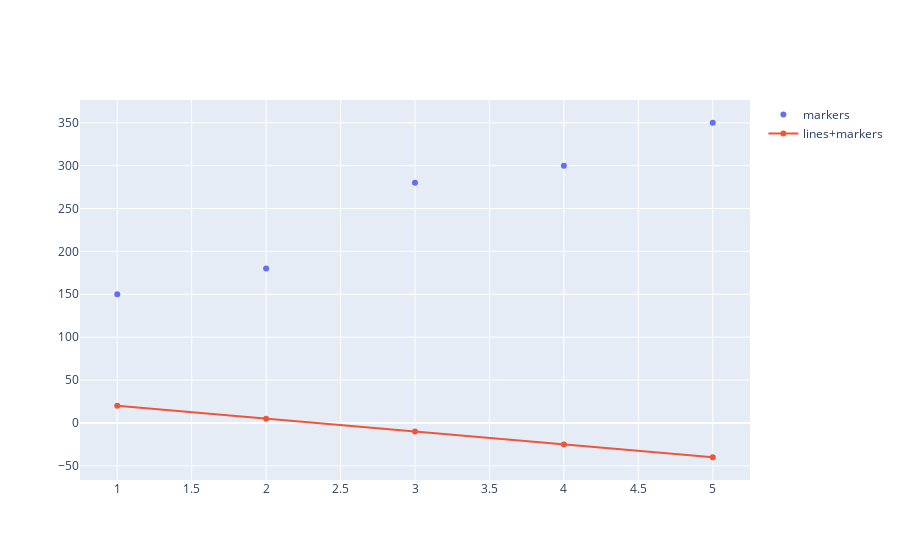

The notebook cell saved with this chart:
### Markdown cell above
### Select a Random Line Equation

### Code cell
# First Iteration start randomly
house_price_base = [] #np.array([20, 5, -10, -30, -50])
rooms_base = np.array([1, 2, 3, 4, 5])
for room in rooms_base:
    house_price_base.append(35 + room*15*-1)

# y = 100 + X50, Here X is Slope and 100 is y-Intercept
house_price = np.array([150, 180, 280, 300, 350])
rooms = np.array([1, 2, 3, 4, 5])

import plotly.graph_objects as go
import numpy as np

fig = go.Figure()

fig.add_trace(go.Scatter(x=rooms, y=house_price,
                    mode='markers',
                    name='markers'))
fig.add_trace(go.Scatter(x=rooms_base, y=house_price_base,
                    mode='lines+markers',
                    name='lines+markers'))

fig.show()

### Figure 1 — Plotly figure (JSON) as saved in the notebook; plotly's stock layout.template omitted (floating-point values rounded to 4 significant figures)
{"data": [{"mode": "markers", "name": "markers", "type": "scatter", "x": [1, 2, 3, 4, 5], "y": [150, 180, 280, 300, 350]}, {"mode": "lines+markers", "name": "lines+markers", "type": "scatter", "x": [1, 2, 3, 4, 5], "y": [20, 5, -10, -25, -40]}], "layout": {}}
